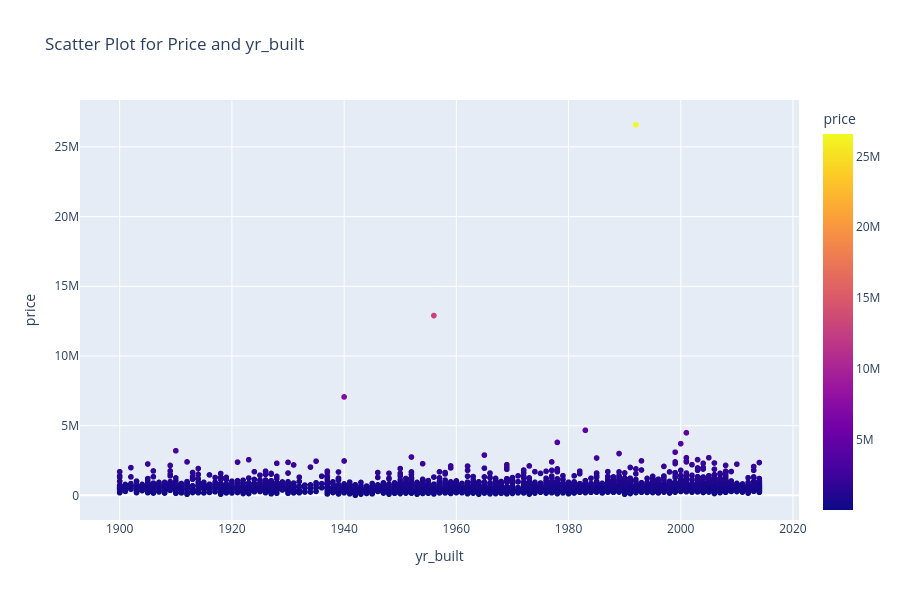

Notebook cell for this chart:
### Markdown cell above
From here we can see that price is not so highly correlated with number of floors, tho we see some outliers in the data.

### Code cell
fig = px.scatter(df, x="yr_built", y="price", color="price", title='Scatter Plot for Price and yr_built')
fig.update_layout(width=900, height=600)
fig.show()

### Figure 1 — Plotly figure (JSON) as saved in the notebook; plotly's stock layout.template omitted (floating-point values rounded to 4 significant figures; data arrays with more than 128 entries replaced by an {"elided": "..."} marker saying what was removed)
{"data": [{"hovertemplate": "yr_built=%{x}<br>price=%{marker.color}<extra></extra>", "legendgroup": "", "marker": {"color": {"elided": "4549 float values"}, "coloraxis": "coloraxis", "symbol": "circle"}, "mode": "markers", "name": "", "showlegend": false, "type": "scattergl", "x": {"elided": "4549 int values"}, "xaxis": "x", "y": {"elided": "4549 float values"}, "yaxis": "y"}], "layout": {"coloraxis": {"colorbar": {"title": {"text": "price"}}, "colorscale": [[0, "#0d0887"], [0.1111, "#46039f"], [0.2222, "#7201a8"], [0.3333, "#9c179e"], [0.4444, "#bd3786"], [0.5556, "#d8576b"], [0.6667, "#ed7953"], [0.7778, "#fb9f3a"], [0.8889, "#fdca26"], [1, "#f0f921"]]}, "height": 600, "legend": {"tracegroupgap": 0}, "title": {"text": "Scatter Plot for Price and yr_built"}, "width": 900, "xaxis": {"anchor": "y", "autorange": true, "domain": [0, 1], "range": [1893.0, 2021.0], "title": {"text": "yr_built"}, "type": "linear"}, "yaxis": {"anchor": "x", "autorange": true, "domain": [0, 1], "range": [-1768000.0, 28370000.0], "title": {"text": "price"}, "type": "linear"}}}
